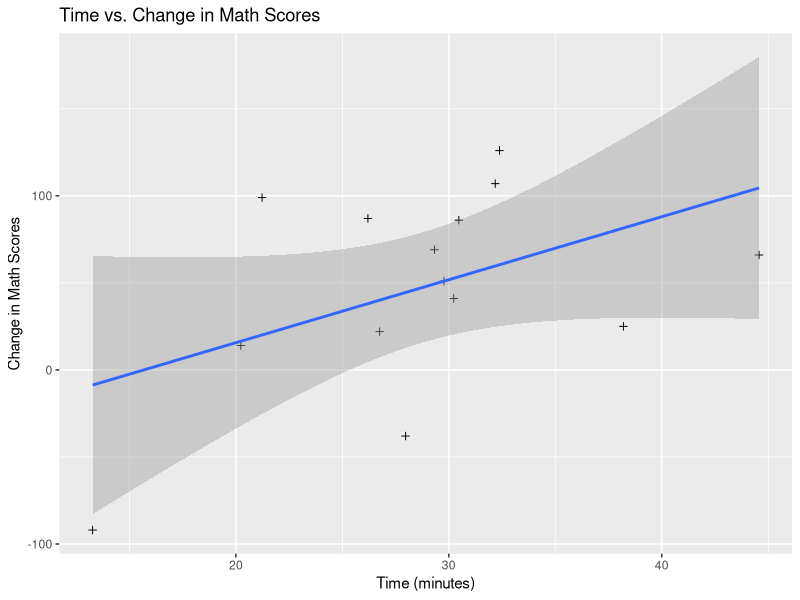
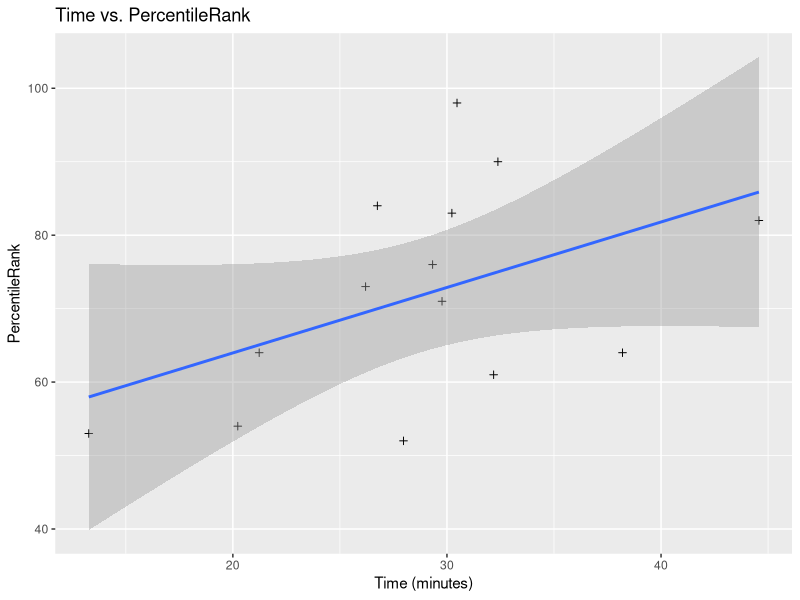

These figures' R source, in order: (Note: this script raises an error after producing the figures.)
library(data.table)
library(dplyr)
library(ggplot2)

setwd("C:/Users/Eric/Desktop/BTSJC")

BTdata<-fread("BTSJCData.csv")

View(BTdata)

#Time vs. MathChange
ggplot(data = BTdata, aes(x = Time, y = MathChange))+
  geom_point(shape=3) +
  geom_smooth(method=lm)+labs(x='Time (minutes)',y='Change in Math Scores') + 
  ggtitle("Time vs. Change in Math Scores")

#Time vs. Percentile
ggplot(data = BTdata, aes(x = Time, y = PercentileRank))+
  geom_point(shape=3) +
  geom_smooth(method=lm)+labs(x='Time (minutes)',y='PercentileRank') + 
  ggtitle("Time vs. PercentileRank")

#read in data with reading data
BTdata2<-fread("BTSJCDataRead.csv")

View(BTdata2)

ggplot(data = BTdata, aes(x = MathChange, y = ReadingChange))+
  geom_point(shape=3) +
  geom_smooth(method=lm)+labs(x='Change in Math Scores',y='Change in Reading Scores') + 
  ggtitle("Change in Math Scores vs. Change in Reading Scores")
